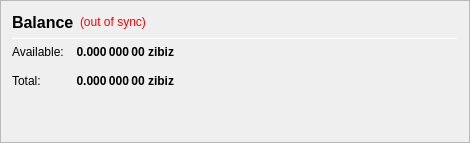
                   <widget class="QFrame" name="frame_CombinedBalances">
                    <property name="minimumSize">
                     <size>
                      <width>470</width>
                      <height>0</height>
                     </size>
                    </property>
                    <property name="frameShape">
                     <enum>QFrame::StyledPanel</enum>
                    </property>
                    <property name="frameShadow">
                     <enum>QFrame::Raised</enum>
                    </property>
                    <layout class="QVBoxLayout" name="verticalLayout_5">
                     <item>
                      <layout class="QHBoxLayout" name="horizontalLayout_5" stretch="0,0,0">
                       <item>
                        <widget class="QLabel" name="label_5z">
                         <property name="minimumSize">
                          <size>
                           <width>0</width>
                           <height>20</height>
                          </size>
                         </property>
                         <property name="font">
                          <font>
                           <pointsize>12</pointsize>
                           <weight>75</weight>
                           <bold>true</bold>
                          </font>
                         </property>
                         <property name="toolTip">
                          <string>Balance (including unconfirmed and immature coins)</string> <!--Combined-->
                         </property>
                         <property name="text">
                          <string>Balance</string> <!--Combined-->
                         </property>
                        </widget>
                       </item>
                       <item>
                        <widget class="QLabel" name="labelWalletStatus">
                         <property name="cursor">
                          <cursorShape>WhatsThisCursor</cursorShape>
                         </property>
                         <property name="toolTip">
                          <string>The displayed information may be out of date. Your wallet automatically synchronizes with the zibiz network after a connection is established, but this process has not completed yet.</string>
                         </property>
                         <property name="styleSheet">
                          <string notr="true">QLabel { color: red; }</string>
                         </property>
                         <property name="text">
                          <string notr="true">(out of sync)</string>
                         </property>
                         <property name="alignment">
                          <set>Qt::AlignLeading|Qt::AlignLeft|Qt::AlignVCenter</set>
                         </property>
                        </widget>
                       </item>
                       <item>
                        <spacer name="horizontalSpacer_1">
                         <property name="orientation">
                          <enum>Qt::Horizontal</enum>
                         </property>
                         <property name="sizeHint" stdset="0">
                          <size>
                           <width>40</width>
                           <height>20</height>
                          </size>
                         </property>
                        </spacer>
                       </item>
                      </layout>
                     </item>
                     <item>
                      <widget class="Line" name="line_CombinedBalance">
                       <property name="minimumSize">
                        <size>
                         <width>0</width>
                         <height>1</height>
                        </size>
                       </property>
                       <property name="maximumSize">
                        <size>
                         <width>16777215</width>
                         <height>1</height>
                        </size>
                       </property>
                       <property name="orientation">
                        <enum>Qt::Horizontal</enum>
                       </property>
                      </widget>
                     </item>
                     <item>
                      <layout class="QGridLayout" name="gridLayout_3">
                       <property name="spacing">
                        <number>12</number>
                       </property>
                       <item row="1" column="0">
                        <widget class="QLabel" name="labelBalanceTextz">
                         <property name="text">
                          <string>Available:</string>
                         </property>
                        </widget>
                       </item>
                       <item row="1" column="1">
                        <widget class="QLabel" name="labelBalancez">
                         <property name="font">
                          <font>
                           <weight>75</weight>
                           <bold>true</bold>
                          </font>
                         </property>
                         <property name="cursor">
                          <cursorShape>IBeamCursor</cursorShape>
                         </property>
                         <property name="toolTip">
                          <string>Your current spendable balance</string>
                         </property>
                         <property name="text">
                          <string notr="true">0.000 000 00 zibiz</string>
                         </property>
                         <property name="alignment">
                          <set>Qt::AlignRight|Qt::AlignTrailing|Qt::AlignVCenter</set>
                         </property>
                         <property name="textInteractionFlags">
                          <set>Qt::LinksAccessibleByMouse|Qt::TextSelectableByKeyboard|Qt::TextSelectableByMouse</set>
                         </property>
                        </widget>
                       </item>
                       <item row="2" column="0">
                        <widget class="QLabel" name="labelTotalTextz">
                         <property name="text">
                          <string>Total:</string>
                         </property>
                        </widget>
                       </item>
                       <item row="2" column="1">
                        <widget class="QLabel" name="labelTotalz">
                         <property name="font">
                          <font>
                           <weight>75</weight>
                           <bold>true</bold>
                          </font>
                         </property>
                         <property name="cursor">
                          <cursorShape>IBeamCursor</cursorShape>
                         </property>
                         <property name="toolTip">
                          <string>Total Balance, including all unavailable coins.</string>
                         </property>
                         <property name="text">
                          <string notr="true">0.000 000 00 zibiz</string>
                         </property>
                         <property name="alignment">
                          <set>Qt::AlignRight|Qt::AlignTrailing|Qt::AlignVCenter</set>
                         </property>
                         <property name="textInteractionFlags">
                          <set>Qt::LinksAccessibleByMouse|Qt::TextSelectableByKeyboard|Qt::TextSelectableByMouse</set>
                         </property>
                        </widget>
                       </item>
                       <item row="2" column="3">
                        <spacer name="horizontalSpacer_2">
                         <property name="orientation">
                          <enum>Qt::Horizontal</enum>
                         </property>
                         <property name="sizeHint" stdset="0">
                          <size>
                           <width>40</width>
                           <height>20</height>
                          </size>
                         </property>
                        </spacer>
                       </item>
                      </layout>
                     </item>
                     <item>
                      <spacer name="verticalSpacer_1">
                       <property name="orientation">
                        <enum>Qt::Vertical</enum>
                       </property>
                       <property name="sizeHint" stdset="0">
                        <size>
                         <width>20</width>
                         <height>40</height>
                        </size>
                       </property>
                      </spacer>
                     </item>
                    </layout>
                   </widget>
